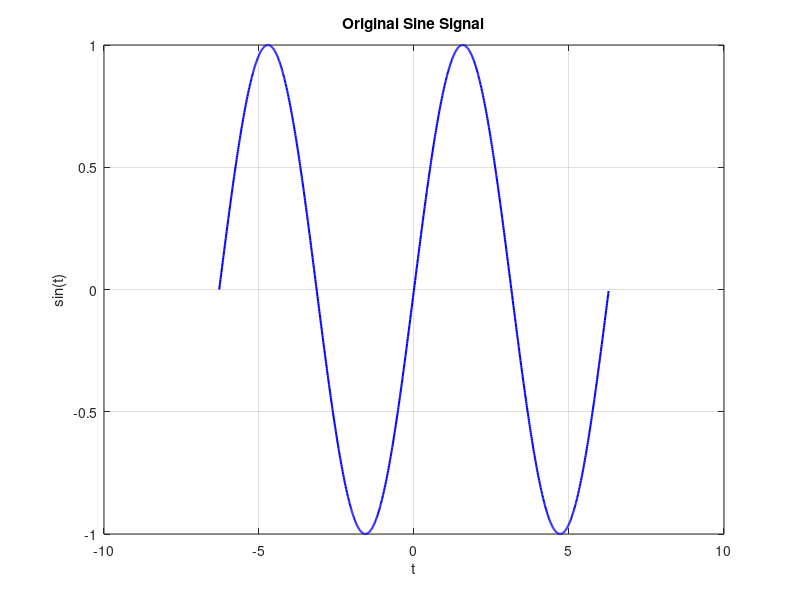
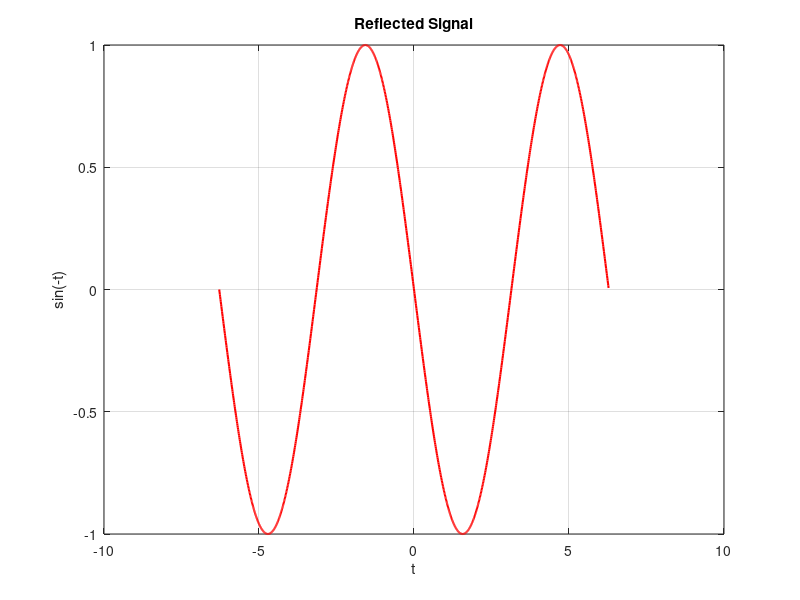
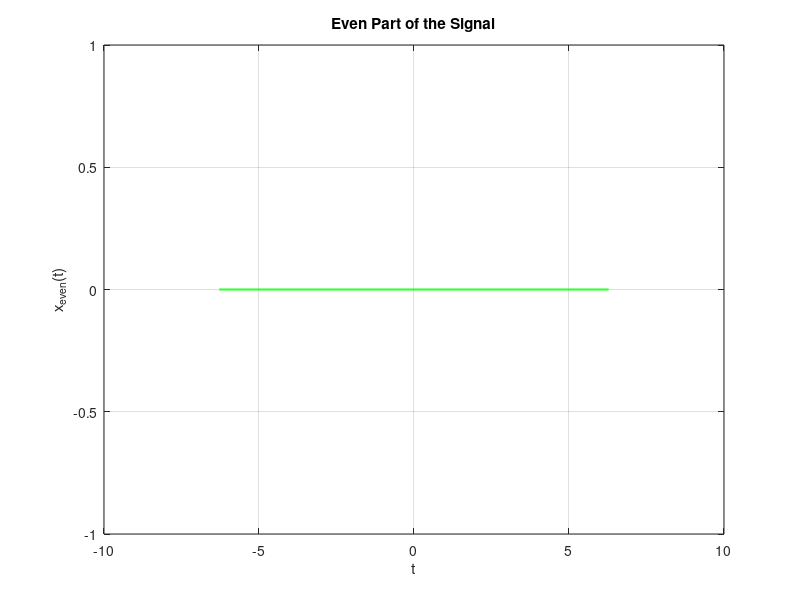
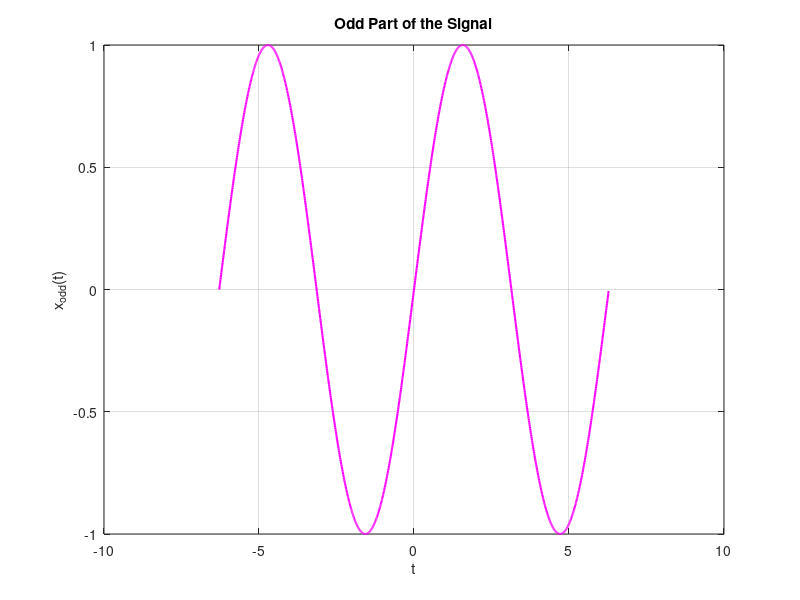

These figures' MATLAB source, in order:
clc; close all; clear;

% Define the time vector for continuous-time signal
t = -2*pi:0.01:2*pi;

% Define the original continuous-time signal
x = sin(t);

% Define the reflected signal
x_ref = sin(-t);

% Calculate the even part of the signal
x_even = (x + x_ref) / 2;

% Calculate the odd part of the signal
x_odd = (x - x_ref) / 2;

% Reconstruct the signal from its even and odd parts
x_recon = x_even + x_odd;

% Plot the original sine signal
figure;
plot(t, x, 'b', 'LineWidth', 1.5);
title('Original Sine Signal');
xlabel('t');
ylabel('sin(t)');
grid on;

% Plot the reflected signal
figure;
plot(t, x_ref, 'r', 'LineWidth', 1.5);
title('Reflected Signal');
xlabel('t');
ylabel('sin(-t)');
grid on;

% Plot the even part of the signal
figure;
plot(t, x_even, 'g', 'LineWidth', 1.5);
title('Even Part of the Signal');
xlabel('t');
ylabel('x_{even}(t)');
grid on;

% Plot the odd part of the signal
figure;
plot(t, x_odd, 'm', 'LineWidth', 1.5);
title('Odd Part of the Signal');
xlabel('t');
ylabel('x_{odd}(t)');
grid on;

% Plot the reconstructed signal
figure;
plot(t, x_recon, 'k', 'LineWidth', 1.5);
title('Reconstructed Signal');
xlabel('t');
ylabel('x_{recon}(t)');
grid on;
